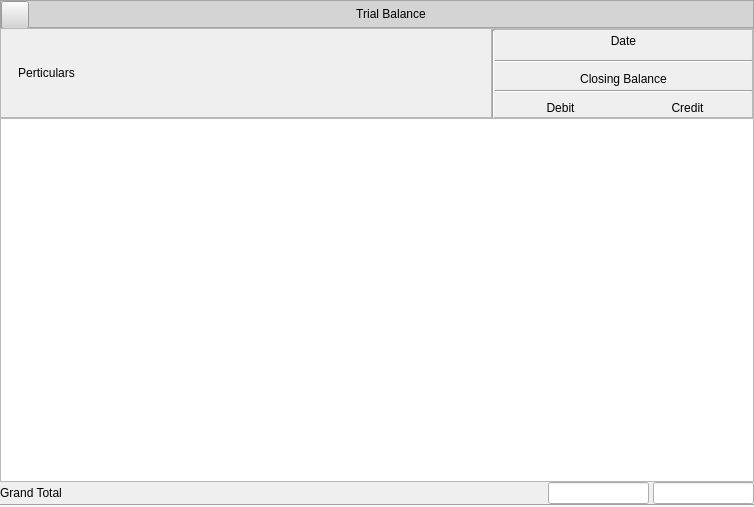
<?xml version="1.0" encoding="UTF-8"?>
<ui version="4.0">
 <class>MainWindow</class>
 <widget class="QMainWindow" name="MainWindow">
  <property name="geometry">
   <rect>
    <x>0</x>
    <y>0</y>
    <width>748</width>
    <height>507</height>
   </rect>
  </property>
  <property name="windowTitle">
   <string>MainWindow</string>
  </property>
  <property name="styleSheet">
   <string notr="true"/>
  </property>
  <widget class="QWidget" name="centralwidget">
   <layout class="QGridLayout" name="gridLayout">
    <property name="leftMargin">
     <number>0</number>
    </property>
    <property name="topMargin">
     <number>0</number>
    </property>
    <property name="rightMargin">
     <number>0</number>
    </property>
    <property name="bottomMargin">
     <number>0</number>
    </property>
    <property name="spacing">
     <number>0</number>
    </property>
    <item row="0" column="0">
     <widget class="QFrame" name="fheader">
      <property name="minimumSize">
       <size>
        <width>0</width>
        <height>28</height>
       </size>
      </property>
      <property name="maximumSize">
       <size>
        <width>16777215</width>
        <height>28</height>
       </size>
      </property>
      <property name="styleSheet">
       <string notr="true">background-color: rgb(212, 212, 212);
font: 63 11pt &quot;Segoe UI Semibold&quot;;
color:#000000</string>
      </property>
      <property name="frameShape">
       <enum>QFrame::StyledPanel</enum>
      </property>
      <property name="frameShadow">
       <enum>QFrame::Raised</enum>
      </property>
      <layout class="QGridLayout" name="gridLayout_3">
       <property name="leftMargin">
        <number>0</number>
       </property>
       <property name="topMargin">
        <number>0</number>
       </property>
       <property name="rightMargin">
        <number>0</number>
       </property>
       <property name="bottomMargin">
        <number>0</number>
       </property>
       <property name="spacing">
        <number>0</number>
       </property>
       <item row="0" column="0">
        <widget class="QPushButton" name="pbBack">
         <property name="minimumSize">
          <size>
           <width>28</width>
           <height>28</height>
          </size>
         </property>
         <property name="maximumSize">
          <size>
           <width>28</width>
           <height>28</height>
          </size>
         </property>
         <property name="styleSheet">
          <string notr="true">QPushButton::hover{

background-color: #9a9a9a

}</string>
         </property>
         <property name="text">
          <string/>
         </property>
         <property name="icon">
          <iconset resource="../icons/icons.qrc">
           <normaloff>:/newPrefix/icons/corner-down-left.svg</normaloff>:/newPrefix/icons/corner-down-left.svg</iconset>
         </property>
        </widget>
       </item>
       <item row="0" column="1">
        <widget class="QLabel" name="lbTrialBalance">
         <property name="minimumSize">
          <size>
           <width>0</width>
           <height>0</height>
          </size>
         </property>
         <property name="maximumSize">
          <size>
           <width>16777215</width>
           <height>30</height>
          </size>
         </property>
         <property name="text">
          <string>Trial Balance</string>
         </property>
         <property name="alignment">
          <set>Qt::AlignCenter</set>
         </property>
        </widget>
       </item>
      </layout>
     </widget>
    </item>
    <item row="1" column="0">
     <widget class="QWidget" name="widget" native="true">
      <property name="styleSheet">
       <string notr="true"/>
      </property>
      <layout class="QGridLayout" name="gridLayout_2">
       <property name="leftMargin">
        <number>0</number>
       </property>
       <property name="topMargin">
        <number>0</number>
       </property>
       <property name="rightMargin">
        <number>0</number>
       </property>
       <property name="bottomMargin">
        <number>0</number>
       </property>
       <property name="horizontalSpacing">
        <number>4</number>
       </property>
       <property name="verticalSpacing">
        <number>0</number>
       </property>
       <item row="0" column="0" colspan="4">
        <widget class="QFrame" name="frame">
         <property name="minimumSize">
          <size>
           <width>0</width>
           <height>90</height>
          </size>
         </property>
         <property name="maximumSize">
          <size>
           <width>16777215</width>
           <height>90</height>
          </size>
         </property>
         <property name="styleSheet">
          <string notr="true"/>
         </property>
         <property name="frameShape">
          <enum>QFrame::StyledPanel</enum>
         </property>
         <property name="frameShadow">
          <enum>QFrame::Raised</enum>
         </property>
         <layout class="QGridLayout" name="gridLayout_4">
          <property name="leftMargin">
           <number>0</number>
          </property>
          <property name="topMargin">
           <number>0</number>
          </property>
          <property name="rightMargin">
           <number>0</number>
          </property>
          <property name="bottomMargin">
           <number>0</number>
          </property>
          <property name="spacing">
           <number>0</number>
          </property>
          <item row="0" column="4">
           <widget class="QFrame" name="frame_2">
            <property name="sizePolicy">
             <sizepolicy hsizetype="Fixed" vsizetype="Fixed">
              <horstretch>0</horstretch>
              <verstretch>0</verstretch>
             </sizepolicy>
            </property>
            <property name="minimumSize">
             <size>
              <width>0</width>
              <height>90</height>
             </size>
            </property>
            <property name="maximumSize">
             <size>
              <width>16777215</width>
              <height>16777215</height>
             </size>
            </property>
            <property name="frameShape">
             <enum>QFrame::StyledPanel</enum>
            </property>
            <property name="frameShadow">
             <enum>QFrame::Raised</enum>
            </property>
            <layout class="QGridLayout" name="gridLayout_5">
             <property name="leftMargin">
              <number>0</number>
             </property>
             <property name="topMargin">
              <number>0</number>
             </property>
             <property name="rightMargin">
              <number>0</number>
             </property>
             <property name="bottomMargin">
              <number>0</number>
             </property>
             <property name="spacing">
              <number>0</number>
             </property>
             <item row="5" column="1">
              <widget class="Line" name="line_10">
               <property name="minimumSize">
                <size>
                 <width>0</width>
                 <height>5</height>
                </size>
               </property>
               <property name="styleSheet">
                <string notr="true">background-color: transparent;</string>
               </property>
               <property name="orientation">
                <enum>Qt::Vertical</enum>
               </property>
              </widget>
             </item>
             <item row="2" column="1" colspan="3">
              <widget class="QLabel" name="lbClosingBalance">
               <property name="minimumSize">
                <size>
                 <width>0</width>
                 <height>0</height>
                </size>
               </property>
               <property name="maximumSize">
                <size>
                 <width>16777215</width>
                 <height>16777215</height>
                </size>
               </property>
               <property name="text">
                <string>Closing Balance</string>
               </property>
               <property name="alignment">
                <set>Qt::AlignCenter</set>
               </property>
              </widget>
             </item>
             <item row="6" column="1">
              <widget class="Line" name="line_7">
               <property name="minimumSize">
                <size>
                 <width>0</width>
                 <height>23</height>
                </size>
               </property>
               <property name="styleSheet">
                <string notr="true">background-color: transparent;</string>
               </property>
               <property name="orientation">
                <enum>Qt::Vertical</enum>
               </property>
              </widget>
             </item>
             <item row="4" column="1" colspan="3">
              <widget class="Line" name="line_2">
               <property name="minimumSize">
                <size>
                 <width>0</width>
                 <height>2</height>
                </size>
               </property>
               <property name="styleSheet">
                <string notr="true"/>
               </property>
               <property name="orientation">
                <enum>Qt::Horizontal</enum>
               </property>
              </widget>
             </item>
             <item row="6" column="3">
              <widget class="QLabel" name="lbCredit">
               <property name="minimumSize">
                <size>
                 <width>129</width>
                 <height>22</height>
                </size>
               </property>
               <property name="maximumSize">
                <size>
                 <width>16777215</width>
                 <height>16777215</height>
                </size>
               </property>
               <property name="text">
                <string>Credit</string>
               </property>
               <property name="alignment">
                <set>Qt::AlignCenter</set>
               </property>
              </widget>
             </item>
             <item row="1" column="0">
              <widget class="Line" name="line_8">
               <property name="minimumSize">
                <size>
                 <width>0</width>
                 <height>25</height>
                </size>
               </property>
               <property name="styleSheet">
                <string notr="true">background-color: transparent;</string>
               </property>
               <property name="orientation">
                <enum>Qt::Vertical</enum>
               </property>
              </widget>
             </item>
             <item row="0" column="1" colspan="3">
              <widget class="QLabel" name="lbDate">
               <property name="minimumSize">
                <size>
                 <width>0</width>
                 <height>20</height>
                </size>
               </property>
               <property name="text">
                <string>Date</string>
               </property>
               <property name="alignment">
                <set>Qt::AlignCenter</set>
               </property>
              </widget>
             </item>
             <item row="6" column="2">
              <widget class="QLabel" name="lbDebit">
               <property name="minimumSize">
                <size>
                 <width>85</width>
                 <height>22</height>
                </size>
               </property>
               <property name="maximumSize">
                <size>
                 <width>16777215</width>
                 <height>16777215</height>
                </size>
               </property>
               <property name="text">
                <string>Debit</string>
               </property>
               <property name="alignment">
                <set>Qt::AlignCenter</set>
               </property>
              </widget>
             </item>
             <item row="1" column="1" colspan="3">
              <widget class="Line" name="line_3">
               <property name="minimumSize">
                <size>
                 <width>257</width>
                 <height>0</height>
                </size>
               </property>
               <property name="orientation">
                <enum>Qt::Horizontal</enum>
               </property>
              </widget>
             </item>
             <item row="3" column="1">
              <widget class="Line" name="line_9">
               <property name="minimumSize">
                <size>
                 <width>0</width>
                 <height>4</height>
                </size>
               </property>
               <property name="styleSheet">
                <string notr="true">background-color: transparent;</string>
               </property>
               <property name="orientation">
                <enum>Qt::Vertical</enum>
               </property>
              </widget>
             </item>
             <item row="0" column="0">
              <widget class="Line" name="line_4">
               <property name="minimumSize">
                <size>
                 <width>0</width>
                 <height>95</height>
                </size>
               </property>
               <property name="orientation">
                <enum>Qt::Vertical</enum>
               </property>
              </widget>
             </item>
            </layout>
           </widget>
          </item>
          <item row="0" column="0">
           <widget class="QLabel" name="lbPerticulars">
            <property name="minimumSize">
             <size>
              <width>0</width>
              <height>0</height>
             </size>
            </property>
            <property name="maximumSize">
             <size>
              <width>200</width>
              <height>16777215</height>
             </size>
            </property>
            <property name="styleSheet">
             <string notr="true">font: 12pt &quot;Sitka Text&quot;;</string>
            </property>
            <property name="text">
             <string>Perticulars</string>
            </property>
            <property name="alignment">
             <set>Qt::AlignCenter</set>
            </property>
           </widget>
          </item>
          <item row="0" column="1">
           <widget class="Line" name="line">
            <property name="minimumSize">
             <size>
              <width>399</width>
              <height>0</height>
             </size>
            </property>
            <property name="styleSheet">
             <string notr="true">background-color:transparent</string>
            </property>
            <property name="orientation">
             <enum>Qt::Horizontal</enum>
            </property>
           </widget>
          </item>
         </layout>
        </widget>
       </item>
       <item row="1" column="0" colspan="4">
        <widget class="QTableView" name="tableView"/>
       </item>
       <item row="2" column="0">
        <widget class="QLabel" name="label">
         <property name="minimumSize">
          <size>
           <width>0</width>
           <height>0</height>
          </size>
         </property>
         <property name="maximumSize">
          <size>
           <width>111</width>
           <height>16777215</height>
          </size>
         </property>
         <property name="text">
          <string>Grand Total</string>
         </property>
         <property name="alignment">
          <set>Qt::AlignCenter</set>
         </property>
        </widget>
       </item>
       <item row="2" column="1">
        <widget class="Line" name="line_6">
         <property name="minimumSize">
          <size>
           <width>478</width>
           <height>0</height>
          </size>
         </property>
         <property name="styleSheet">
          <string notr="true">background-color:transparent</string>
         </property>
         <property name="orientation">
          <enum>Qt::Horizontal</enum>
         </property>
        </widget>
       </item>
       <item row="2" column="2">
        <widget class="QLineEdit" name="leDebit">
         <property name="sizePolicy">
          <sizepolicy hsizetype="Fixed" vsizetype="Fixed">
           <horstretch>0</horstretch>
           <verstretch>0</verstretch>
          </sizepolicy>
         </property>
         <property name="minimumSize">
          <size>
           <width>101</width>
           <height>0</height>
          </size>
         </property>
         <property name="maximumSize">
          <size>
           <width>16777215</width>
           <height>16777215</height>
          </size>
         </property>
        </widget>
       </item>
       <item row="2" column="3">
        <widget class="QLineEdit" name="leCredit">
         <property name="sizePolicy">
          <sizepolicy hsizetype="Fixed" vsizetype="Fixed">
           <horstretch>0</horstretch>
           <verstretch>0</verstretch>
          </sizepolicy>
         </property>
         <property name="minimumSize">
          <size>
           <width>101</width>
           <height>0</height>
          </size>
         </property>
         <property name="maximumSize">
          <size>
           <width>16777215</width>
           <height>16777215</height>
          </size>
         </property>
        </widget>
       </item>
       <item row="3" column="0" colspan="4">
        <widget class="Line" name="line_5">
         <property name="minimumSize">
          <size>
           <width>590</width>
           <height>0</height>
          </size>
         </property>
         <property name="maximumSize">
          <size>
           <width>16777215</width>
           <height>16777215</height>
          </size>
         </property>
         <property name="orientation">
          <enum>Qt::Horizontal</enum>
         </property>
        </widget>
       </item>
      </layout>
     </widget>
    </item>
   </layout>
  </widget>
 </widget>
 <resources>
  <include location="../icons.qrc"/>
  <include location="../icons/icons.qrc"/>
 </resources>
 <connections/>
</ui>
